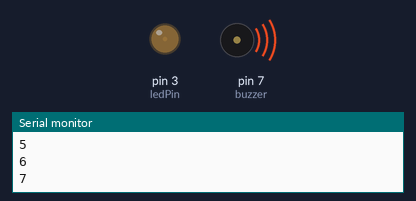
Recording of a sketch running on a simulated Arduino Uno, built with avr-gcc and run on an emulated ATmega328P. Shown: output pins drawn as LEDs (lit = HIGH), buzzer (waves = sounding), the last lines printed to the serial monitor. Pins used as bus, display or sensor lines are not drawn.

Above: at 0.15 s.
At 6.45 s:
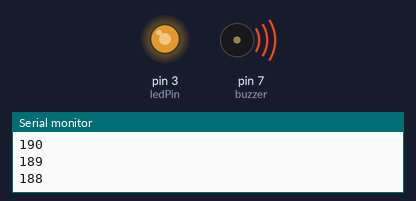
At 17.85 s:
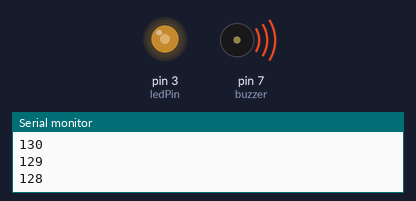
At 39.47 s:
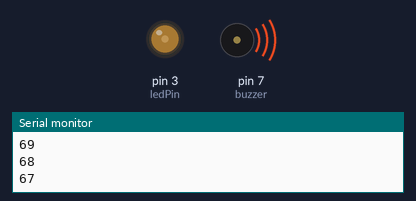
Timing chart, 0 to 40.0 s (numbered marks = the images above):
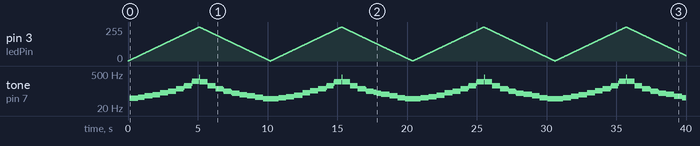

The sketch:

blink13.ino
```cpp
int ledPin = 3;
int buzzer = 7;
int val = 0;
boolean up = true;

unsigned long prevBreathe = 0; // 上次更新亮度的时间
unsigned long prevBeep = 0;    // 上次翻转蜂鸣器的时间
boolean beepState = LOW;       // 蜂鸣器当前电平
int breatheInterval = 20;      // 每 20ms 亮度变化一次（呼吸速度）
int halfPeriod = 10;           // 蜂鸣器方波半周期（毫秒），会随亮度改变

void setup() {
  pinMode(ledPin, OUTPUT);
  pinMode(buzzer, OUTPUT);
  Serial.begin(9600);
}

void loop() {
  // ---- 呼吸灯部分（非阻塞定时） ----
  if (millis() - prevBreathe >= breatheInterval) {
    prevBreathe = millis();     // 刷新计时

    // 使用状态变量 up 判断方向
    if (up) {
      val++;
      if (val == 255) up = false; // 到最亮，切换方向
    } else {
      val--;
      if (val == 0) up = true;    // 到最暗，切换方向
    }

    // 亮度改变后，重新计算蜂鸣器频率（亮度越高，半周期越短，声音越尖越急促）
    halfPeriod = map(val, 0, 255, 10, 1);

    // 把亮度发到串口监视器
    Serial.println(val);
  }

  // ---- 蜂鸣器部分（根据当前 halfPeriod 翻转电平） ----
  if (millis() - prevBeep >= halfPeriod) {
    prevBeep = millis();
    beepState = !beepState;     // 翻转高/低电平
    digitalWrite(buzzer, beepState);
  }

  // ---- 输出 LED 亮度 ----
  analogWrite(ledPin, val);
}
```

Measured:
- by itself, tone on pin 7 (buzzer): plays 50 Hz for 0.60 s, 56 Hz for 0.48 s, 63 Hz for 0.56 s, 70 Hz for 0.56 s, 84 Hz for 0.56 s, 100 Hz for 0.56 s … (88 notes in this stretch)
